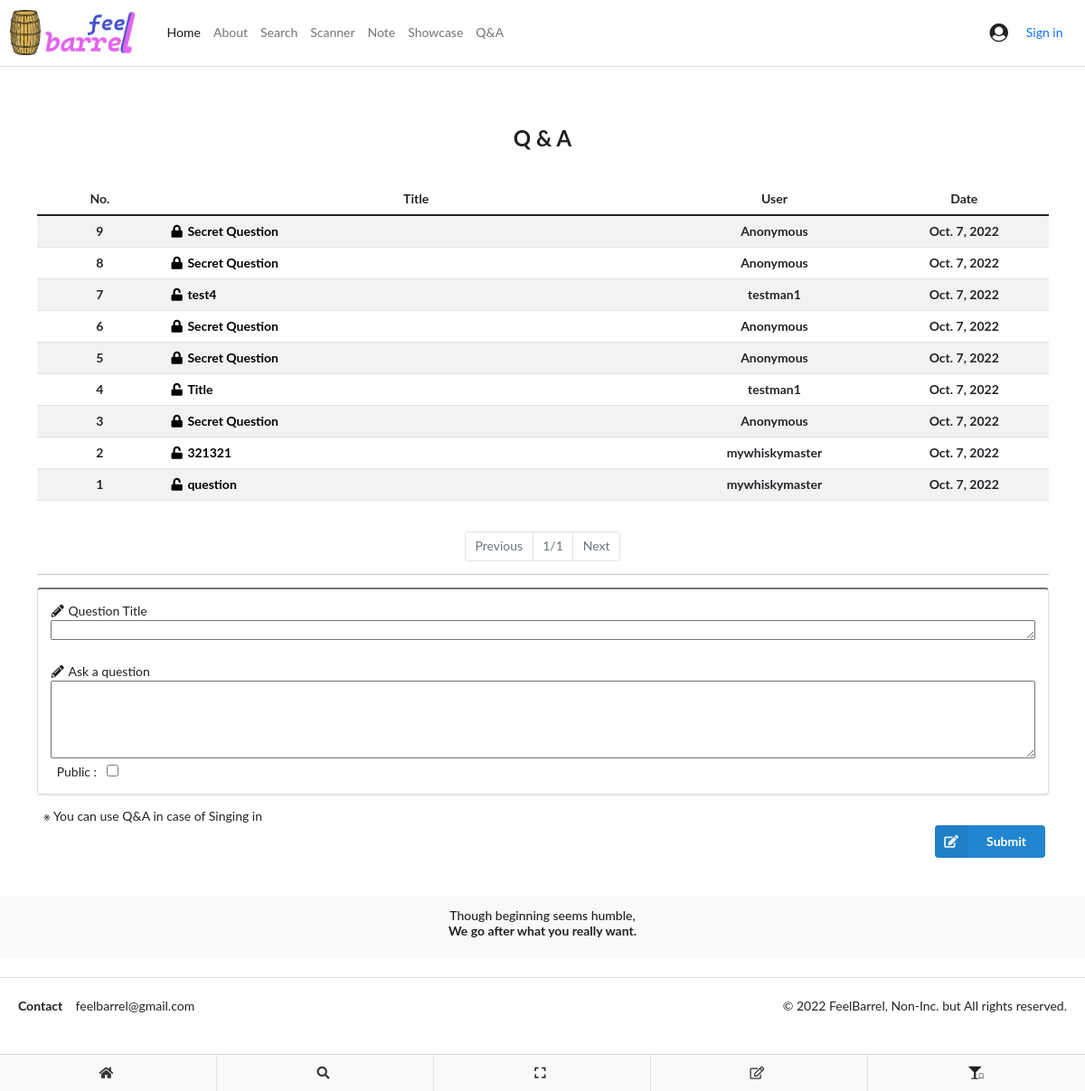
The page /common/qna/ on the database as committed earlier.
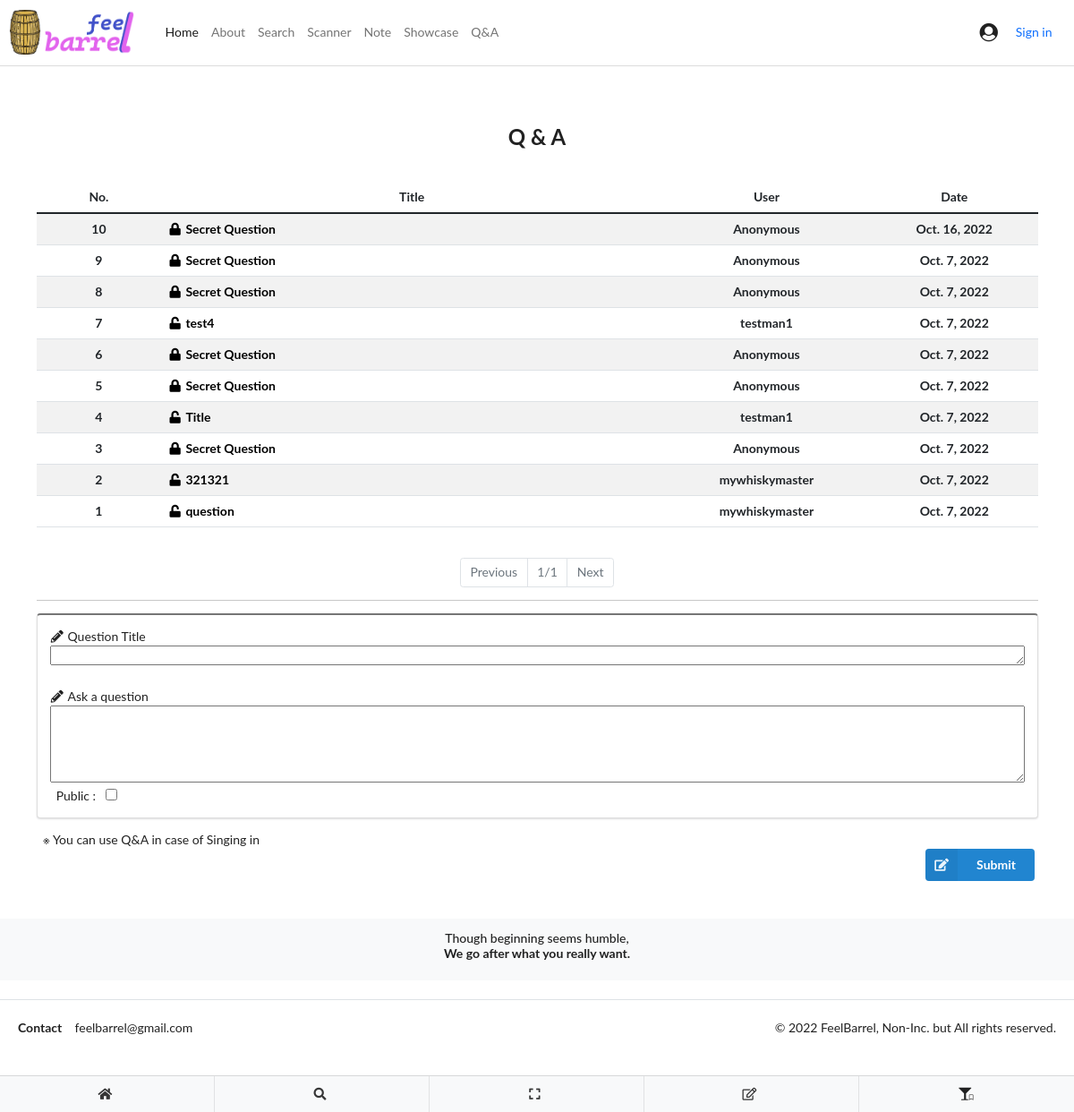
The same page on the database as committed later.
### showcase/models.py (models this page shows)
class qnaquestionmodel(models.Model):
    questioner = models.ForeignKey(get_user_model(), on_delete=models.CASCADE, db_constraint=False, blank=True, null=True)
    pub_date = models.DateTimeField(auto_now_add=True)
    is_public = models.BooleanField(default=False)
    question_title = models.CharField(max_length=50)
    question = models.CharField(max_length=1000)

### common/models.py (models this page shows)
class User(AbstractUser):
    email = models.EmailField(null=True)
    nickname = models.CharField(max_length=50, null=True)
    profileimage = models.ImageField(upload_to='', blank=True, null=True)
    pass

### common/views.py (the view)
# urls.py: path('qna/', views.qna_main, name='qna_main'),
def qna_main(request):
    form = qnaquestionform()
    questionmodel = qnaquestionmodel.objects.all()
    model = questionmodel.order_by('-pub_date')
    paginator = Paginator(model,10)
    page = request.GET.get('page')
    question = paginator.get_page(page)
    if request.method == 'POST':
        form = qnaquestionform(request.POST)
        if form.is_valid():
            note = form.save(commit=False)
            note.questioner = request.user
            note.save()
    return render(request, 'common/QnA.html', {'question':question, 'form':form})

### showcase/forms.py
class qnaquestionform(ModelForm):
    class Meta:
        model = qnaquestionmodel
        fields = ['question_title', 'question', 'is_public',]

### templates/common/QnA.html (shortened to what the changed rows need)
{% extends 'base.html' %}
{% load static %}
{% block sidebar1 %}
<br>
<h2 class="text-center">Q & A</h2>
<br>
<div class="container">
    <table class="table table-striped" style="table-layout:fixed; width:100%; word-wrap:break-word; word-break:break-all;">
        <thead class="text-center">
            <tr>
                <th width="3%">No.</th>
                <th width="12%">Title</th>
                <th width="5%">User</th>
                <th width="4%">Date</th>
            </tr>
        </thead>
        <tbody>
            {% for n in question %}
                {% if n.is_public is False %}
                    {% if n.questioner == request.user %}
                    <tr>
                        <th class="text-center">{{n.id}}</th>
                        <th class="text-left">
                            <a data-bs-toggle="collapse" href="#collapseExample{{n.id}}" style="color:#000000; word-wrap:break-word; word-break:break-all;">
                                <i class="lock icon"></i>{{n.question_title}}
                            </a>
                        </th>
                        <th class="text-center">{{n.questioner}}</th>
                        <th class="text-center">{{n.pub_date.date}}</th>
                    </tr>
                    <div class="collapse" id="collapseExample{{n.id}}" style="word-wrap:break-word; word-break:break-all;">
                        <div class="ui blue segment">
                            <strong>{{n.question_title}}</strong>
                            <br>
                            Q : {{n.question}} ({{n.pub_date}})
                        </div>
                        {% for m in n.qnaanswermodel_set.all%}
                            <div class="ui red segment" style="width:100%;">
                                A : {{m.answer}} ({{m.pub_date}})
                            </div>
                        {% endfor %}
                    <br>
                    </div>
                    {% else %}
                    <tr>
                        <th class="text-center">{{n.id}}</th>
                        <th class="text-left">
                            <a data-bs-toggle="collapse" style="color:#000000">
                                <i class="lock icon"></i>Secret Question
                            </a>
                        </th>
                        <th class="text-center">Anonymous</th>
                        <th class="text-center">{{n.pub_date.date}}</th>
                    </tr>
                    {% endif %}
                {% else %}
                <tr>
                    <th class="text-center">{{n.id}}</th>
                    <th class="text-left">
                        <a data-bs-toggle="collapse" href="#collapseExample{{n.id}}" style="color:#000000; word-wrap:break-word; word-break:break-all;">
                            <i class="unlock icon"></i>{{n.question_title}}
                        </a>
                    </th>
                    <th class="text-center">{{n.questioner}}</th>
                    <th class="text-center">{{n.pub_date.date}}</th>
                </tr>
                {% endif %}
            {% endfor %}
        </tbody>
    </table>
    <br>
</div>
{%endblock%}

Rows that differ between the two databases and show on the page:
added qnaquestionmodel: id "10", pub_date "Oct. 16, 2022"
